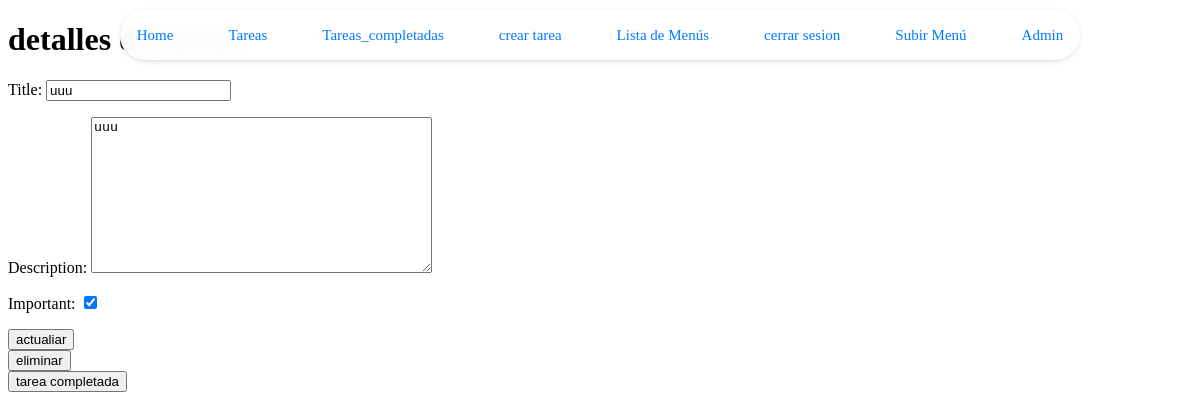
The app's page /tasks/2/ (signed in) with its own data.
### tasks1/models.py (models this page shows, shortened)
class Task(models.Model):
    title = models.CharField(max_length=100)  # Campo de texto para el título de la tarea. Es obligatorio y tiene un máximo de 100 caracteres.
    description = models.TextField(blank=True)  # Campo de texto para la descripción de la tarea. Es opcional ('blank=True').
    created = models.DateTimeField(auto_now_add=True)  # Campo de fecha y hora que se establece automáticamente al crear la tarea.
    datecompleted = models.DateTimeField(null=True, blank=True)  # Campo de fecha y hora que indica cuándo se completó la tarea. Puede ser nulo ('null=True') y blank=true solo es opcional para el admin
    important = models.BooleanField(default=False)  # Campo booleano que indica si la tarea es importante. Valor por defecto es False.
    user = models.ForeignKey(User, on_delete=models.CASCADE)  # Relación de clave foránea con el modelo User, para identificar al usuario que creó la tarea.

### tasks1/views.py (the view, shortened to what this page needs)
# urls.py: path('tasks/<int:id>/', views.task_detail, name='task_detail'),
def task_detail(request, id):
    if request.method == 'GET':
        task = get_object_or_404(Task, pk=id, user=request.user)
        form = CreateTaskForm(instance=task)
        return render(request, 'task_detail.html', {  # Renderiza la plantilla 'task_detail.html' y pasa el objeto 'task' al contexto de la plantilla. pasa el objeto form a la plantilla html front
            'task': task,
            'form': form
        })

### tasks1/forms.py
class CreateTaskForm(forms.ModelForm):
    class Meta:
        model = Task
        fields = ['title', 'description', 'important']

### tasks1/templates/task_detail.html (shortened to what this page needs)
{% extends 'base.html' %}
{% block content %}
<h1>detalles de tareas</h1>
<form method = "POST">
    {{form.as_p}}
    <button>
        actualiar
    </button>
</form>
<form action="{% url 'delete_task' task.id %}" method="POST">
    <button type="submit">
        eliminar
    </button>
</form>
<form action="{% url 'complete_task' task.id %}" method="POST">
    <button type="submit">
        tarea completada
    </button>
</form>
{% endblock %}

### records on screen
Task: title "uuu", description "uuu", important "☑"
